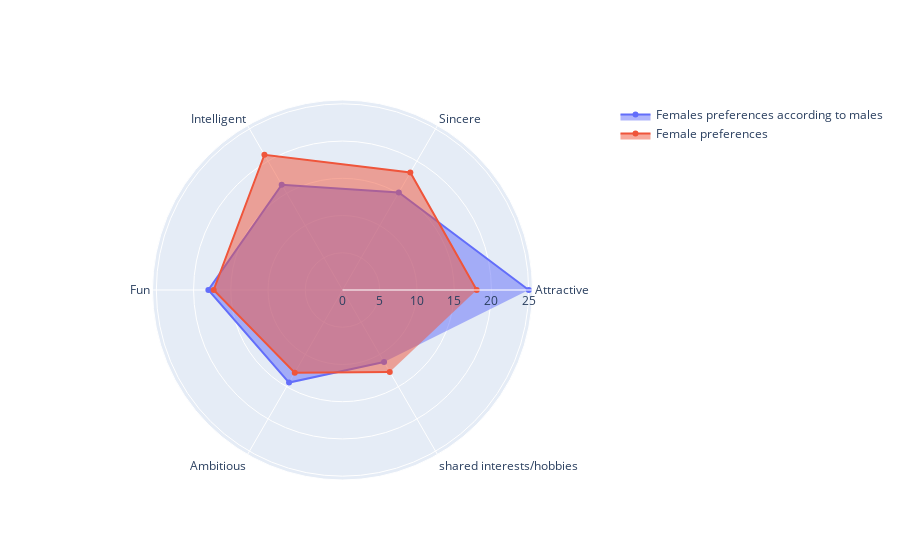

Source (notebook cell):
### Markdown cell above
Men have proven they are not 'just' looking for attractive women

### Code cell
fig = go.Figure()

fig.add_trace(go.Scatterpolar(
    r=hommes[c].mean(),
    theta=theta,
    fill='toself',
    name='Females preferences according to males'
))

fig.add_trace(go.Scatterpolar(
    r=femmes[b].mean(),
    theta=theta,
    fill='toself',
    name='Female preferences'
))

fig.show()

### Figure 1 — Plotly figure (JSON) as saved in the notebook; plotly's stock layout.template omitted (floating-point values rounded to 4 significant figures)
{"data": [{"fill": "toself", "name": "Females preferences according to males", "r": [25.01, 15.13, 16.33, 18.02, 14.36, 11.16], "theta": ["Attractive", "Sincere", "Intelligent", "Fun", "Ambitious", "shared interests/hobbies"], "type": "scatterpolar"}, {"fill": "toself", "name": "Female preferences", "r": [18.02, 18.22, 20.97, 17.3, 12.82, 12.7], "theta": ["Attractive", "Sincere", "Intelligent", "Fun", "Ambitious", "shared interests/hobbies"], "type": "scatterpolar"}], "layout": {"autosize": true, "polar": {"angularaxis": {"type": "category"}, "radialaxis": {"autorange": true, "range": [0, 25.73], "type": "linear"}}}}
